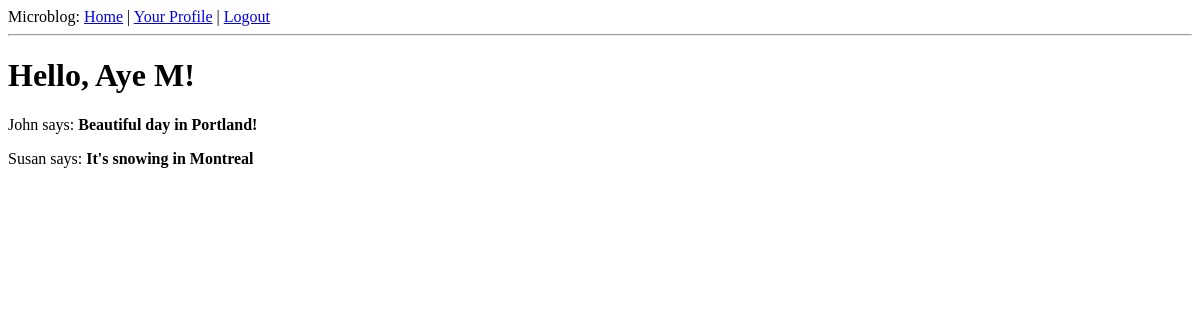
Before: /index (signed in) with the older database file.
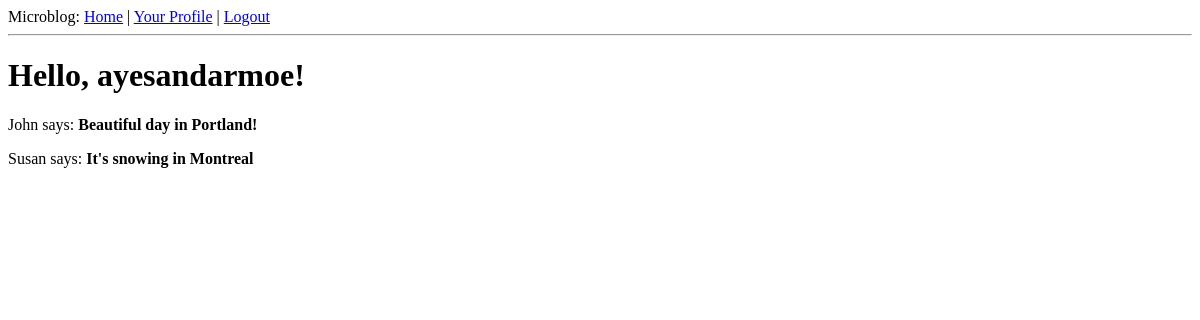
After: the same page with the newer database file.
### app/models.py (models this page shows, shortened)
class User(db.Model):
	id = db.Column(db.Integer, primary_key=True)
	nickname = db.Column(db.String(64), index=True, unique=True)
	email = db.Column(db.String(120), index=True, unique=True)
	posts = db.relationship('Post',backref='author', lazy='dynamic')
	about_me = db.Column(db.String(140))
	last_seen = db.Column(db.DateTime)
	@property
	def is_authenticated(self):
		return True

### app/views.py (the view)
@app.route('/')
@app.route('/index')
@login_required
def index():
	print "Blah"
	user = g.user
	posts = [
		{ 'author' : { 'nickname' : 'John'}, 'body' : 'Beautiful day in Portland!'},
		{ 'author' : { 'nickname' : 'Susan'}, 'body' : 'It\'s snowing in Montreal'},
	]
	return render_template('index.html', title='Home', user=user,posts=posts)

### app/views.py (called while the page is built)
@app.before_request
def before_request():
	g.user = current_user
	if g.user.is_authenticated:
		g.user.last_seen = datetime.utcnow()
		db.session.add(g.user)
		db.session.commit()

@lm.user_loader
def load_user(id):
	return User.query.get(int(id))

### app/templates/index.html
{% extends "base.html" %}
{% block content %}
<h1>Hello, {{user.nickname}}!</h1>
{% for post in posts %}
<div><p>{{ post.author.nickname}} says: <b>{{ post.body }}</b> </p></div>
{% endfor %}
{% endblock %}

### app/templates/base.html (shortened to what this page needs)
<html>
<head>
</head>
<body>
	<div>Microblog:
		<a href="{{ url_for('index') }}">Home</a>
		{% if g.user.is_authenticated %}
		| <a href="{{ url_for('user',nickname=g.user.nickname) }}">Your Profile</a>
		| <a href="{{ url_for('logout') }}">Logout</a>
		{% endif %}
	</div>
	<hr>
	{% block content %}{% endblock %}
</body>
</html>

Changed rows visible on the page:
changed User: nickname "Aye M" → "ayesandarmoe"
